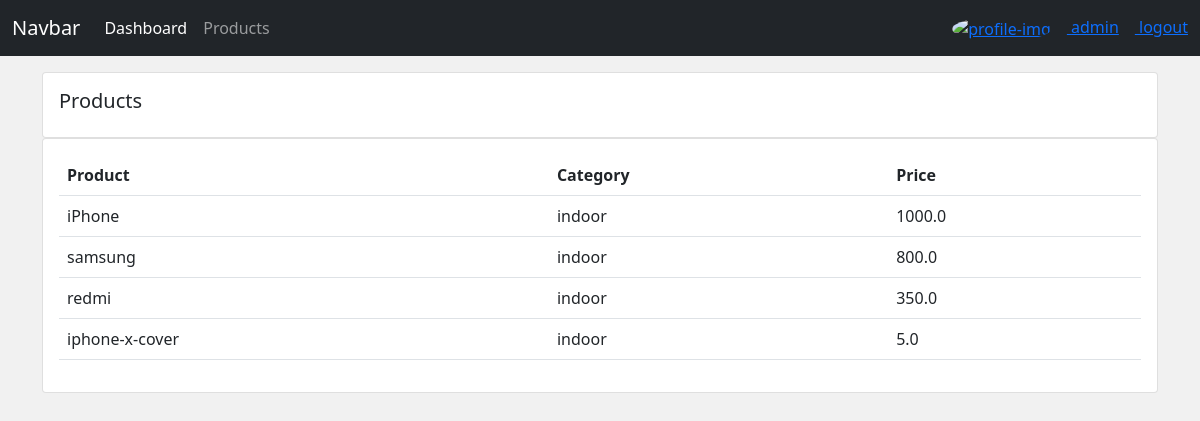
Screenshot of /products/ (signed in) with the database file from the repository.
### accounts/models.py (models this page shows, shortened)
class Product(models.Model):
    category = (
        ('indoor','In Door'),
        ('outdoor','Out Door')
    )
    name = models.CharField(max_length=200, null=True)
    price = models.FloatField(null=True)
    category = models.CharField(max_length=200, null=True, choices=category)
    description = models.CharField(max_length=200, null=True, blank=True)
    created_at = models.DateTimeField(auto_now_add=True)
    tag = models.ManyToManyField(Tag)

### accounts/decorators.py (the view)
        def wrapper(request,*args,**kwargs):
            if  request.user.groups.first().name in roles :
                return view_fun(request,*args,**kwargs) #orderCreate
            else :
                return HttpResponse('You are not authorized.')

### accounts/views.py (called while the page is built)
@login_required(login_url='/login')
@allowed_roles(roles=['admin'])
def products(request):
    products = Product.objects.all()
    return render(request, 'accounts/products.html',
    {
        'products': products,
    })

### accounts/templates/accounts/products.html
{% extends 'accounts/master.html' %}
{% block content %}
<div class="row">
    <div class="col-md">
        <div class="card card-body">
            <h5>Products</h5>
        </div>
        <div class="card card-body">
            <table class="table">
                <tr>
                    <th>Product</th>
                    <th>Category</th>
                    <th>Price</th>
                </tr>
                {% for product in products  %}
                <tr>
                    <td>{{product.name}}</td>
                    <td>{{product.category}}</td>
                    <td>{{product.price}}</td>
                </tr>
                {% endfor %}
            </table>
        </div>
    </div>
</div>
{% endblock content %}

### accounts/templates/accounts/components/navbar.html (shortened to what this page needs)
<nav class="navbar navbar-expand-lg navbar-dark bg-dark">
    <div class="container-fluid">
        <a class="navbar-brand" href="#">Navbar</a>
        <div class="collapse navbar-collapse" id="navbarNav">
            <ul class="navbar-nav">
                {% if request.user.is_staff %}
                    <li class="nav-item">
                        <a class="nav-link active" aria-current="page" href="{% url 'dashboard' %}">Dashboard</a>
                    </li>
                    <li class="nav-item">
                        <a class="nav-link" href="{% url 'products' %}">Products</a>
                    </li>
                {% else %}
                    <li class="nav-item">
                        <a class="nav-link" href="{% url 'customers.customer_profile' %}">Profile</a>
                    </li>
                {% endif %}
            </ul>
        </div>
        {% if request.user.is_authenticated %}
        <div class="text-white">
            <a href="{% url 'customers.customer_profile_setting' %}">
                <img src="/{{request.user.customer.profile_pic}}" alt="profile-img" width="60px" height="60px"
                style="border-radius: 50%;" class="me-3">
                <span class="me-3">{{request.user.username}}</span>
            </a>
            <a href="{% url 'logout' %}">logout</a>
        </div>
        {% else %}
        <div class="text-white">
            <a href="{% url 'login' %}" class="me-3">login</a>
            <a href="{% url 'register' %}">register</a>
        </div>
        {% endif %}
    </div>
</nav>

### accounts/static/accounts/css/style.css (style rules this page uses)
body { background-color: #f1f1f1; }

### rows the page displays
Product: name "iPhone", category "indoor", price "1000.0"
Product: name "samsung", category "indoor", price "800.0"
Product: name "redmi", category "indoor", price "350.0"
Product: name "iphone-x-cover", category "indoor", price "5.0"

### other values shown
{{ request.user.username }} "admin"
